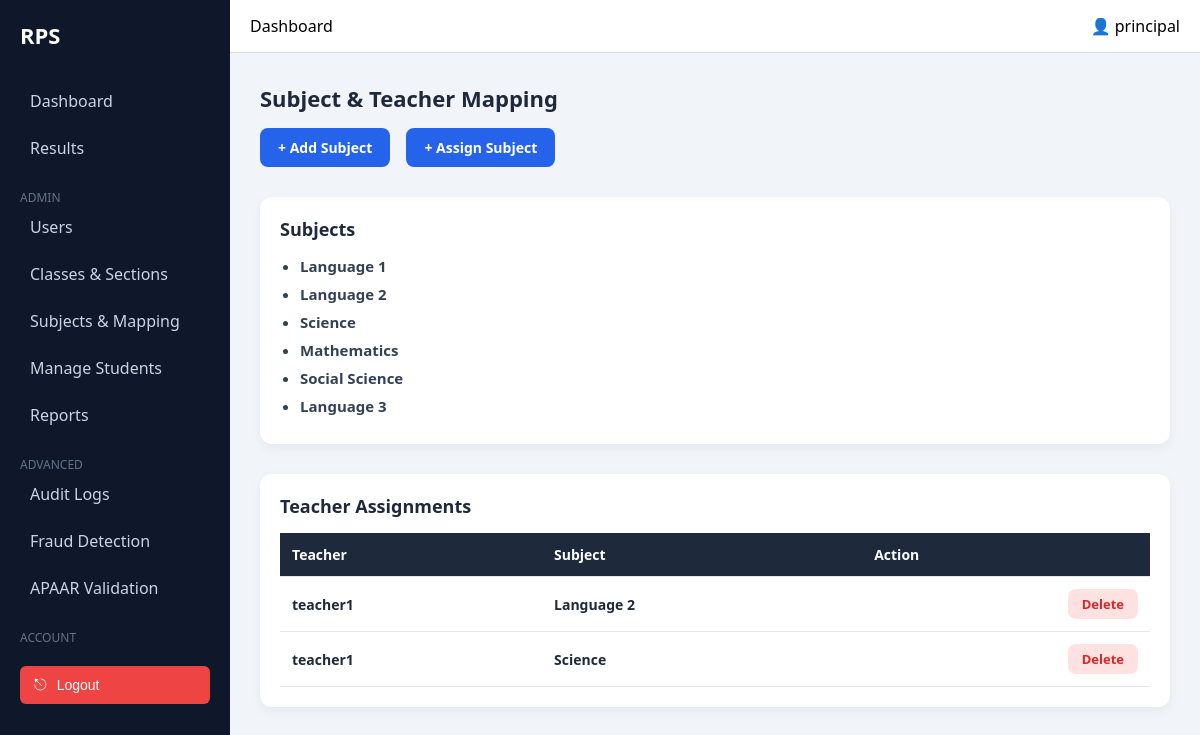
Page /dashboard/subjects/ (signed in) on the earlier database version.
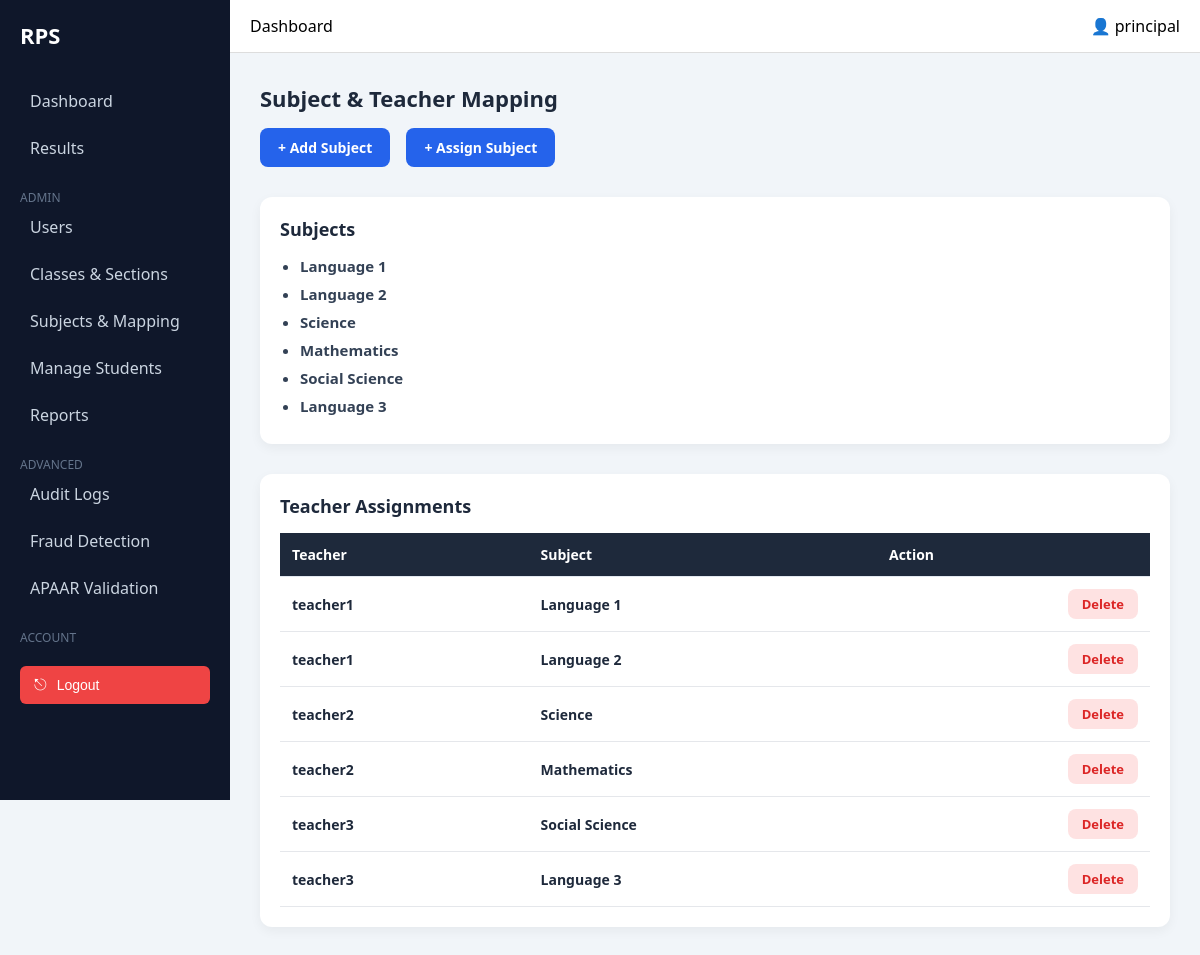
Same page on the later database version.
### academics/models.py (models this page shows, shortened)
class Subject(models.Model):
    name = models.CharField(max_length=10, choices=SUBJECT_CHOICES, unique=True)
    def __str__(self):
        return dict(SUBJECT_CHOICES).get(self.name)

class TeacherSubject(models.Model):
    teacher = models.ForeignKey(User, on_delete=models.CASCADE)
    subject = models.OneToOneField(Subject, on_delete=models.CASCADE)  # 🔥 CHANGE

### accounts/models.py (models this page shows)
class User(AbstractUser):
    ROLE_CHOICES = (
        ('admin', 'Admin'),
        ('teacher', 'Teacher'),
        ('data_entry', 'Data Entry'),
    )
    role = models.CharField(max_length=20, choices=ROLE_CHOICES)

### dashboard/views.py (the view)
# urls.py: path('subjects/', views.manage_subjects, name='manage_subjects'),
@login_required
def manage_subjects(request):
    if request.user.role != 'admin':
        return redirect('login')
    subjects = Subject.objects.all()
    mappings = TeacherSubject.objects.select_related('teacher', 'subject')
    return render(request, 'dashboard/admin/subjects.html', {
        'subjects': subjects,
        'mappings': mappings
    })

### templates/dashboard/admin/subjects.html
{% extends 'dashboard/base.html' %}
{% block content %}
<h2 class="page-title">Subject & Teacher Mapping</h2>
<div class="subject-actions">
    <a href="{% url 'add_subject' %}" class="btn-primary">+ Add Subject</a>
    <a href="{% url 'assign_subject' %}" class="btn-primary">+ Assign Subject</a>
</div>
<div class="card">
    <h3>Subjects</h3>
    <ul>
        {% for s in subjects %}
            <li>{{ s }}</li>
        {% endfor %}
    </ul>
</div>
<div class="card">
    <h3>Teacher Assignments</h3>
    <table class="table">
        <tr>
            <th>Teacher</th>
            <th>Subject</th>
            <th>Action</th>
        </tr>
        {% for m in mappings %}
        <tr>
            <td>{{ m.teacher.username }}</td>
            <td>{{ m.subject }}</td>
            <td>
                <a href="{% url 'delete_mapping' m.id %}" class="btn-danger">Delete</a>
            </td>
        </tr>
        {% endfor %}
    </table>
</div>
{% endblock %}

Differences in the rows shown:
removed TeacherSubject: teacher.username "teacher1", subject "Science"
added TeacherSubject: teacher.username "teacher1", subject "Language 1"
added TeacherSubject: teacher.username "teacher2", subject "Science"
added TeacherSubject: teacher.username "teacher2", subject "Mathematics"
added TeacherSubject: teacher.username "teacher3", subject "Social Science"
added TeacherSubject: teacher.username "teacher3", subject "Language 3"
